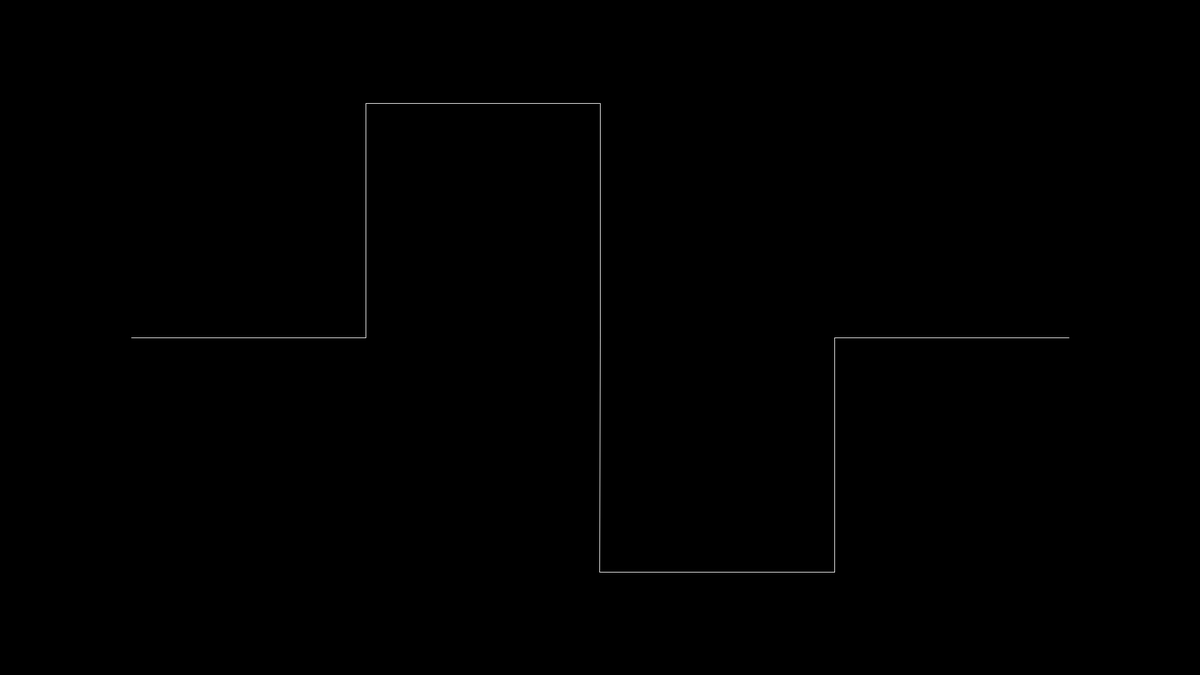
Frame 1 (no input)
Frame 60 (the mouse pressed at the canvas centre just before this capture): identical to frame 1, image omitted
Frame 120 (the mouse held since frame 60 and released just before this capture): identical to frame 1, image omitted

The Processing sketch that drew this single still picture (run headless with seeded random() and noise(); from frame 60 on, the mouse is pressed at the canvas centre):

// Processing sketch: right_koch_curve
// ── right_koch_curve.pde
BinaryGraphFractal l;

void setup(){
    size(1920,1080);
}
class BinaryGraphFractal {
    PVector start;       // A PVector for the start
    PVector end;         // A PVector for the end
    ArrayList<BinaryGraphLine> lines;   // A list to keep track of all the lines
    int maxDepth;

    BinaryGraphFractal(int md) {
        int length = 1500;
        int offset = length/2;
        start = new PVector(width/2-offset,height/2);
        end = new PVector(width/2+offset,height/2);
        lines = new ArrayList<BinaryGraphLine>();
        maxDepth = md;
        generateFractal(0);
    }

    ArrayList<BinaryGraphLine> generateBinaryGraph(BinaryGraphLine line){
        ArrayList<BinaryGraphLine> newlines = new ArrayList<BinaryGraphLine>();
        PVector frp = line.firstRightPoint();
        PVector stp = line.secondTopPoint(frp);
        PVector trp = line.thirdRightPoint(stp);
        PVector mfdp = line.midFourthDownPoint(trp);
        PVector fdp = line.fourthDownPoint(trp);
        PVector vrp = line.fifthRightPoint(fdp);
        PVector sixtp = line.sixthTopPoint(vrp);

        BinaryGraphLine line1 = new BinaryGraphLine(line.p1,frp);
        BinaryGraphLine line2 = new BinaryGraphLine(stp,frp);
        BinaryGraphLine line3 = new BinaryGraphLine(stp,trp);
        BinaryGraphLine line4 = new BinaryGraphLine(trp,mfdp);
        BinaryGraphLine line5 = new BinaryGraphLine(mfdp,fdp);
        BinaryGraphLine line6 = new BinaryGraphLine(fdp,vrp);
        BinaryGraphLine line7 = new BinaryGraphLine(sixtp,vrp);
        BinaryGraphLine line8 = new BinaryGraphLine(sixtp,line.p2);

        newlines.add(line1);
        newlines.add(line2);
        newlines.add(line3);
        newlines.add(line4);
        newlines.add(line5);
        newlines.add(line6);
        newlines.add(line7);
        newlines.add(line8);
        return newlines;
    }

    void renderLines(){
        for(BinaryGraphLine line : lines) {
            line.display();
        }
    }

    void generateFractal(int depth){
        if (depth==maxDepth){ 
            renderLines();
            return;
            }
        if (lines.size() == 0){
            BinaryGraphLine line = new BinaryGraphLine(start,end);
            lines.add(line);
        }
        ArrayList now = new ArrayList<BinaryGraphLine>();    // Create empty list
        for(BinaryGraphLine line : lines) {
            ArrayList<BinaryGraphLine> newlines = generateBinaryGraph(line);
            now.addAll(newlines);
            //println("generated");
        }
        lines = now;
        generateFractal(depth+1);
  }
}
class BinaryGraphLine {
    PVector p1;
    PVector p2;

    BinaryGraphLine(PVector start, PVector end) {
    p1 = start.copy();
    p2 = end.copy();
  } 
  void display(){
    stroke(255);
    line(p1.x,p1.y,p2.x,p2.y);
  }
  PVector firstRightPoint() {
      PVector v = PVector.sub(p2,p1);
      v.div(4);
      v.add(p1);
      return v;
  }

  PVector secondTopPoint(PVector frp){
    float newAngle = - PI/2;
    PVector v = PVector.sub(p2,p1);
    v.div(4);
    v.rotate(newAngle);
    v.add(frp);
    return v;
  }

  PVector thirdRightPoint(PVector stp){
    PVector v = PVector.sub(p2,p1);
    v.div(4);
    v.add(stp);
    return v;
  }

  PVector midFourthDownPoint(PVector trp){
    float newAngle = PI/2;
    PVector v = PVector.sub(p2,p1);
    // one edge of half-hex is equal to half length
    v.div(4);
    v.rotate(newAngle);
    v.add(trp);
    return v;
  }

  PVector fourthDownPoint(PVector trp){
    float newAngle = PI/2;
    PVector v = PVector.sub(p2,p1);
    v.div(2);
    v.rotate(newAngle);
    v.add(trp);
    return v;
  }
  PVector fifthRightPoint(PVector fdp){
    PVector v = PVector.sub(p2,p1);
    v.div(4);
    v.add(fdp);
    return v;
  }
  PVector sixthTopPoint(PVector vrp){
    PVector v = PVector.sub(p2,p1);
    float newAngle = -PI/2;
    v.div(4);
    v.rotate(newAngle);
    v.add(vrp);
    return v;
  }
}

// MAIN
void draw() {
    //println("Hello? 1");
    background(0,0,0);
    l = new BinaryGraphFractal(1);

}
